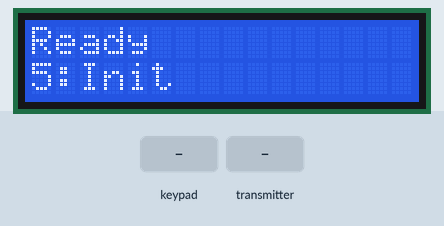
Recording of a sketch running on a simulated Arduino Uno, built with avr-gcc and run on an emulated ATmega328P. Parts: 16×2 character LCD. The inputs (shaded band) are chosen by the test bench. No radio packets arrive unless stated.

Above: at 4.2 s.
4.3 s: keypad keys 5 6 7 8 # pressed 0.4 s apart
At 5.2 s:
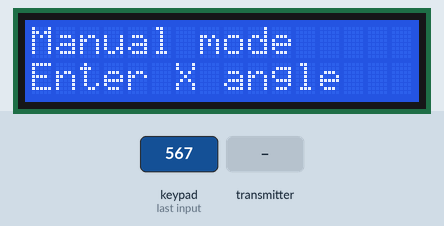
9.3 s: key '5' pressed
At 10.5 s:
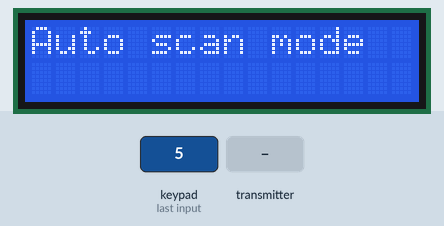
11.1 s: the transmitter starts sending deviceId = 0
At 12.3 s:
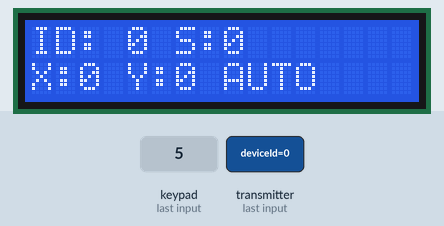
12.6 s: the transmitter starts sending command = 64
At 13.8 s:
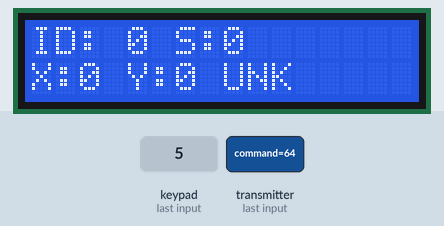
14.1 s: key '*' pressed
At 14.25 s:
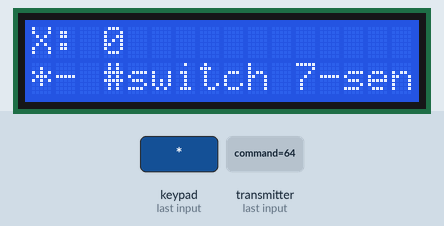
15.7 s: the transmitter starts sending angleX = 45
At 16.6 s:
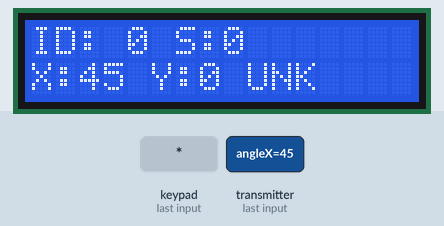
Timing chart, 0 to 18.3 s (numbered marks = the images above; inputs shaded):
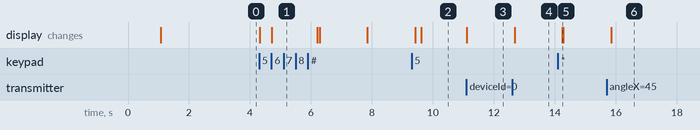

The sketch:

ground_module.ino
```cpp
#include <SPI.h>
#include <nRF24L01.h>
#include <RF24.h>
#include <Keypad.h>
#include <LiquidCrystal.h>

// ID станции
const uint16_t GROUND_STATION_ID = 0xABCD;

// Пины nRF24L01
#define CE_PIN   A0
#define CSN_PIN  A2

// Пины LCD
#define LCD_PIN_RS  A4
#define LCD_PIN_E   A5
#define LCD_PIN_DB4 9
#define LCD_PIN_DB5 10
#define LCD_PIN_DB6 A3
#define LCD_PIN_DB7 A1

// Клавиатура 4x3
const byte ROWS = 4;
const byte COLS = 3;
char keys[ROWS][COLS] = {
  {'1', '2', '3'},
  {'4', '5', '6'},
  {'7', '8', '9'},
  {'*', '0', '#'}
};
byte rowPins[ROWS] = {5, 6, 7, 8};
byte colPins[COLS] = {2, 3, 4};

// Объекты
RF24 radio(CE_PIN, CSN_PIN);
Keypad keypad = Keypad(makeKeymap(keys), rowPins, colPins, ROWS, COLS);
LiquidCrystal lcd(LCD_PIN_RS, LCD_PIN_E, LCD_PIN_DB4, LCD_PIN_DB5, LCD_PIN_DB6, LCD_PIN_DB7);

// Адреса радио
const byte writingAddress[6] = "00001";
const byte readingAddress[6] = "00002";

// Структура пакета
struct RadioPacket {
  uint16_t deviceId;
  int8_t angleX;
  int8_t angleY;
  uint8_t command;
  uint8_t status;
};

// Команды
const uint8_t CMD_AUTO_SCAN = 0;
const uint8_t CMD_MANUAL = 1;
const uint8_t CMD_STOP = 2;
const uint8_t CMD_RESET = 3;
const uint8_t CMD_INIT = 4;

// Переменные
int inputAngleX = 0;
int inputAngleY = 0;
bool isNegative = false;
bool isEnteringX = true;
bool isManualMode = false;
bool systemInitialized = false;

void setup() {
  Serial.begin(9600);

  lcd.begin(16, 2);
  lcd.clear();
  lcd.print("Ground Station");
  lcd.setCursor(0, 1);
  lcd.print("Init...");
  delay(1000);

  if (!radio.begin()) {
    lcd.clear();
    lcd.print("Radio error!");
    Serial.println("Radio error!");
    while (1);
  }

  radio.setPALevel(RF24_PA_MIN);
  radio.openWritingPipe(writingAddress);
  radio.openReadingPipe(1, readingAddress);
  radio.startListening();

  lcd.clear();
  lcd.print("Ready");
  lcd.setCursor(0, 1);
  lcd.print("5:Init");
  delay(2000);
}

void loop() {
  // Проверяем входящие сообщения — БЫСТРО
  if (radio.available()) {
    RadioPacket packet;
    radio.read(&packet, sizeof(packet));
    displayStatus(packet);
  }

  // Обработка клавиатуры
  char key = keypad.getKey();
  if (key) {
    handleKeyPress(key);
  }

  delay(20);
}

void checkIncomingMessages() {
  radio.startListening();
  if (radio.available()) {
    RadioPacket packet;
    radio.read(&packet, sizeof(packet));
    displayStatus(packet);
  }
  radio.stopListening();
}

void handleKeyPress(char key) {
  lcd.clear();

  switch (key) {
    // === УПРАВЛЕНИЕ ===
    case '5': // вместо 'A'
      if (!systemInitialized) {
        sendCommand(CMD_INIT, 0, 0);
        lcd.print("Init systems");
        systemInitialized = true;
      } else {
        sendCommand(CMD_AUTO_SCAN, 0, 0);
        lcd.print("Auto scan mode");
        isManualMode = false;
      }
      break;

    case '6': // вместо 'B'
      if (systemInitialized) {
        isManualMode = true;
        isEnteringX = true;
        inputAngleX = 0;
        inputAngleY = 0;
        isNegative = false;
        lcd.print("Manual mode");
        lcd.setCursor(0, 1);
        lcd.print("Enter X angle");
        delay(1500);
        lcd.clear();
        lcd.print("X: 0");
      } else {
        lcd.print("Init first!");
        lcd.setCursor(0, 1);
        lcd.print("Press 5 to init");
        delay(1500);
      }
      break;

    case '7': // вместо 'C'
      if (systemInitialized && isManualMode) {
        sendCommand(CMD_MANUAL, inputAngleX, inputAngleY);
        lcd.print("Sending angles");
        lcd.setCursor(0, 1);
        lcd.print("X:");
        lcd.print(inputAngleX);
        lcd.print(" Y:");
        lcd.print(inputAngleY);
        delay(1500);
      }
      break;

    case '8': // вместо 'D'
      if (systemInitialized) {
        sendCommand(CMD_RESET, 0, 0);
        lcd.print("Reset position");
        isManualMode = false;
        delay(1500);
      } else {
        lcd.print("Init first!");
        delay(1000);
      }
      break;

    // === ВВОД УГЛОВ ===
    case '*':
      isNegative = true;
      updateAngleDisplay();
      break;

    case '#':
      if (systemInitialized && isManualMode) {
        isEnteringX = !isEnteringX;
        isNegative = false;
        lcd.clear();
        if (isEnteringX) {
          lcd.print("Enter X angle");
          lcd.setCursor(0, 1);
          lcd.print("X: ");
          lcd.print(inputAngleX);
        } else {
          lcd.print("Enter Y angle");
          lcd.setCursor(0, 1);
          lcd.print("Y: ");
          lcd.print(inputAngleY);
        }
        delay(1500);
      }
      break;

    // Цифры 0-4 — для ввода углов
    case '0': case '1': case '2': case '3': case '4':
      if (systemInitialized && isManualMode) {
        int angleValue;
        if (key == '0') {
          angleValue = 0; // 0 градусов
        } else {
          int num = key - '0';
          angleValue = num * 10;
          if (isNegative) angleValue = -angleValue;
        }
        angleValue = constrain(angleValue, -40, 40);

        if (isEnteringX) {
          inputAngleX = angleValue;
        } else {
          inputAngleY = angleValue;
        }
        isNegative = false;
        updateAngleDisplay();
      }
      break;

    // Остальные кнопки (9 и т.д.) — игнорируем
    default:
      break;
  }
}


void updateAngleDisplay() {
  lcd.clear();
  if (isEnteringX) {
    lcd.print("X: ");
    lcd.print(inputAngleX);
  } else {
    lcd.print("Y: ");
    lcd.print(inputAngleY);
  }
  lcd.setCursor(0, 1);
  lcd.print("*- #switch 7-send");
}

void sendCommand(uint8_t command, int8_t angleX, int8_t angleY) {
  RadioPacket packet;
  packet.deviceId = GROUND_STATION_ID;
  packet.angleX = constrain(angleX, -40, 40);
  packet.angleY = constrain(angleY, -40, 40);
  packet.command = command;
  packet.status = 0;

  radio.stopListening();

  bool result = false;
  for (int i = 0; i < 3; i++) { // до 3 попыток
    result = radio.write(&packet, sizeof(packet));
    if (result) break;
    delay(10);
  }

  radio.startListening();

  if (!result) {
    lcd.clear();
    lcd.print("Send failed");
    delay(300); // короткая задержка
  }
}

void displayStatus(RadioPacket packet) {
  lcd.clear();
  lcd.setCursor(0, 0);
  lcd.print("ID: ");
  lcd.print(packet.deviceId, HEX);
  lcd.print(" S:");
  lcd.print(packet.status);

  lcd.setCursor(0, 1);
  lcd.print("X:");
  lcd.print(packet.angleX);
  lcd.print(" Y:");
  lcd.print(packet.angleY);
  lcd.print(" ");

  switch (packet.command) {
    case CMD_INIT:     lcd.print("INIT"); break;
    case CMD_AUTO_SCAN: lcd.print("AUTO"); break;
    case CMD_MANUAL:   lcd.print("MAN"); break;
    case CMD_RESET:    lcd.print("RST"); break;
    case CMD_STOP:     lcd.print("STOP"); break;
    default:           lcd.print("UNK");
  }
  delay(500);
}
```

Measured:
- after the input at 4.3 s, the display: first changes at once (image 1 shows a later state)
- after the input at 9.3 s, the display: first differs from a run without the input after 0.32 s (image 2)
- after the input at 11.1 s, the display: changes at once (image 3)
- after the input at 12.6 s, the display: changes after 0.09 s (image 4)
- after the input at 14.1 s, the display: changes after 0.15 s (image 5)
- after the input at 15.7 s, the display: changes after 0.16 s (image 6)
